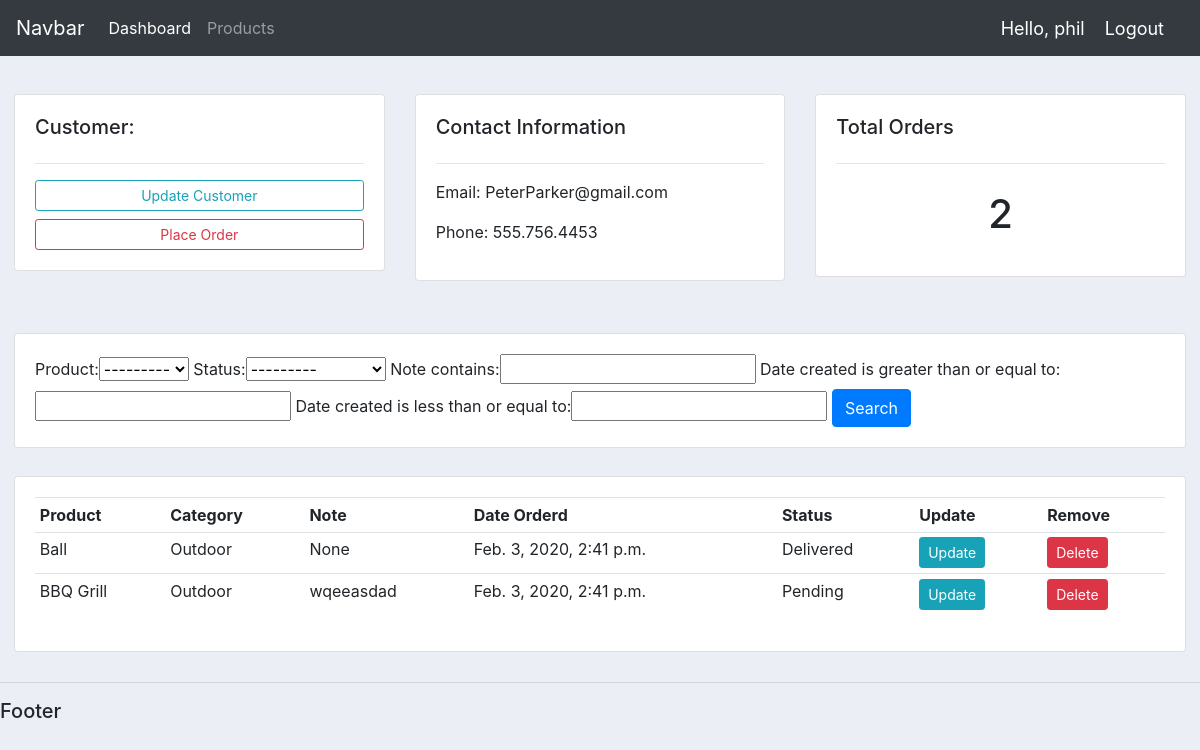
The page /customer/2/ (signed in) on the database its author committed.
### accounts/models.py (models this page shows, shortened)
class Customer(models.Model):
    name = models.CharField(max_length=200, null=True)
    phone = models.CharField(max_length=200, null=True)
    email = models.CharField(max_length=200, null=True)
    date_created = models.DateTimeField(auto_now_add=True, null=True)

class Order(models.Model):
    STATUS = (
        ('Pending', 'Pending'),
        ('Out for delivery', 'Out for delivery'),
        ('Delivered', 'Delivered')
    )
    customer = models.ForeignKey(Customer, null=True, on_delete= models.SET_NULL)
    product = models.ForeignKey(Product, null=True, on_delete= models.SET_NULL)
    date_created = date_created = models.DateTimeField(auto_now_add=True, null=True)
    status = models.CharField(max_length=200, null=True, choices=STATUS)
    note = models.CharField(max_length=1000, null=True)

class Product(models.Model):
    CATEGORY = (
        ('Indoor', 'Indoor'),
        ('Outdoor', 'Outdoor'),
    )
    name = models.CharField(max_length=200, null=True)
    price = models.FloatField(null=True)
    category = models.CharField(max_length=200, null=True, choices=CATEGORY)
    description = models.CharField(max_length=200, null=True, blank=True)
    tags = models.ManyToManyField(Tag)
    date_created = date_created = models.DateTimeField(auto_now_add=True, null=True)
    def __str__(self):
        return self.name

### accounts/decorators.py (the view)
        def wrapper_func(request, *args, **kwargs):
            group = None
            if request.user.groups.exists():
                group = request.user.groups.all()[0].name
            if group in allowed_roles:
                return view_func(request, *args, **kwargs)
            else:
                return HttpResponse("You are not authorized to view this page")
            return view_func(request, *args, **kwargs)

### accounts/views.py (called while the page is built)
@login_required(login_url="login")
@allowed_users(allowed_roles=['admin'])
def customer(request, pk):
    customer = Customer.objects.get(id=pk)
    orders = customer.order_set.all()
    order_count = orders.count()
    myFilter = OrderFilter(request.GET, queryset=orders)
    orders = myFilter.qs
    context = {
    'customer': customer,
    'orders': orders,
    'order_count': order_count,
    'myFilter': myFilter
    }
    return render(request, 'accounts/customer.html', context)

### accounts/templates/accounts/customer.html
{% extends 'accounts/main.html' %}
{% block content %}
<br>
<div class="row">
    <div class="col-md">
        <div class="card card-body">
            <h5>Customer:</h5>
            <hr>
            <a class="btn btn-outline-info btn-sm btn-block" href=""> Update Customer</a>
            <a class="btn btn-outline-danger btn-sm btn-block" href="{% url 'create_order' customer.id %}"> Place Order </a>
        </div>
    </div>
    <div class="col-md">
        <div class="card card-body">
            <h5>Contact Information</h5>
            <hr>
            <p>Email: {{customer.email}}</p>
            <p>Phone: {{customer.phone}}</p>
        </div>
    </div>
    <div class="col-md">
        <div class="card card-body">
            <h5>Total Orders</h5>
            <hr>
            <h1 style="text-align: center; padding: 10px">{{order_count}}</h1>
        </div>
    </div>
</div>
<br>
<div class="row">
    <div class="col">
        <div class="card card-body">
            <form method="get">
                {{myFilter.form}}
                <button class="btn btn-primary" type="submit">Search</button>
            </form>
        </div>
    </div>
</div>
<div class="row">
    <div class="col-md">
        <div class="card card-body">
            <table class="table table-sm">
                <tr>
                    <th>Product</th>
                    <th>Category</th>
                    <th>Note</th>
                    <th>Date Orderd</th>
                    <th>Status</th>
                    <th>Update</th>
                    <th>Remove</th>
                </tr>
                {% for order in orders %}
                    <tr>
                        <td>{{order.product}}</td>
                        <td>{{order.product.category}}</td>
                        <td>{{order.note}}</td>
                        <td>{{order.date_created}}</td>
                        <td>{{order.status}}</td>
                        <td><a class="btn btn-sm btn-info" href="{% url 'update_order' order.id %}">Update</a></td>
                        <td><a class="btn btn-sm btn-danger" href="{% url 'delete_order' order.id %}">Delete</a></td>
                    </tr>
                {% endfor %}
            </table>
        </div>
    </div>
</div>
{% endblock content %}

### accounts/templates/accounts/navbar.html (shortened to what this page needs)
<nav class="navbar navbar-expand-lg navbar-dark bg-dark">
    <a class="navbar-brand" href="#">Navbar</a>
    <div class="collapse navbar-collapse" id="navbarNav">
        <ul class="navbar-nav">
            <li class="nav-item active">
                <a class="nav-link" href="{% url 'home' %}">Dashboard</a>
            </li>
            <li class="nav-item">
                <a class="nav-link" href="{% url 'products' %}">Products</a>
            </li>
        </ul>
    </div>
    <span class="hello-msg">Hello, {{request.user}} </span>
    <span><a class="hello-msg" href="{% url 'logout' %}">Logout</a></span>
</nav>

### assets/css/main.css (style rules this page uses)
body { background-color: #ebeff5; }
.row { padding: 14px; }

### accounts/templates/accounts/navbar.html (style rules this page uses)
.hello-msg { font-size: 18px; color: #fff; margin-right: 20px; }

### rows shown on the page
Customer: email "PeterParker@gmail.com", phone "555.756.4453"
Order: product "Ball", product.category "Outdoor", note "None", date_created "Feb. 3, 2020, 2:41 p.m.", status "Delivered"
Order: product "BBQ Grill", product.category "Outdoor", note "wqeeasdad", date_created "Feb. 3, 2020, 2:41 p.m.", status "Pending"

### other values the page prints
{{ request.user }} "phil"
{{ order_count }} "2"
